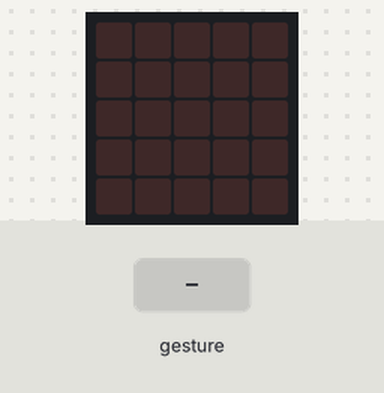
The program below on a simulated BBC micro:bit (MakeCode). Parts: the board's 5×5 LED display. The test bench sets the inputs (shaded band). A tilt is held for 1.5 s and a shake lasts 1 s, then the board lies face up again.

Above: at 1.2 s.
1.3 s: gesture 'shake'
At 1.7 s:
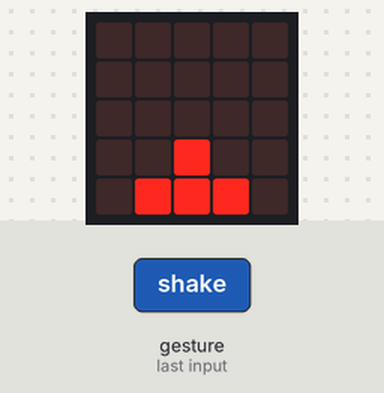
4.3 s: gesture 'tilt right'
At 4.6 s:
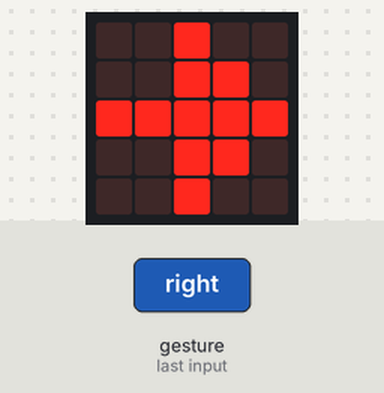
7.3 s: gesture 'tilt left'
At 7.7 s:
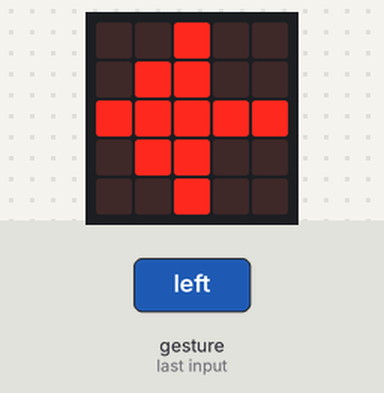
Timing chart, 0 to 10.3 s (numbered marks = the images above; inputs shaded):
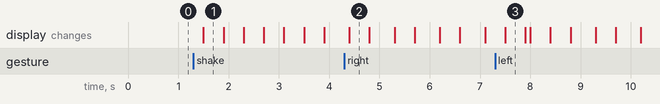

The program:

main.ts
```typescript
input.onGesture(Gesture.TiltRight, function () {
    for (let index = 0; index < 5; index++) {
        basic.showLeds(`
            . . # . .
            . . # # .
            # # # # #
            . . # # .
            . . # . .
            `)
        basic.clearScreen()
        basic.pause(500)
    }
})
input.onGesture(Gesture.Shake, function () {
    basic.showLeds(`
        . . . . .
        . . . . .
        . . . . .
        . . # . .
        . # # # .
        `)
    basic.clearScreen()
    basic.showLeds(`
        . . . . .
        . . . . .
        . . # . .
        . # # # .
        # # # # #
        `)
    basic.clearScreen()
    basic.showLeds(`
        . . . . .
        . . # . .
        . # # # .
        # # # # #
        . . . . .
        `)
    basic.clearScreen()
    basic.showLeds(`
        . . # . .
        . # # # .
        # # # # #
        . . . . .
        . . . . .
        `)
    basic.clearScreen()
    basic.showLeds(`
        . # # # .
        # # # # #
        . . . . .
        . . . . .
        . . . . .
        `)
    basic.clearScreen()
    basic.showLeds(`
        # # # # #
        . . . . .
        . . . . .
        . . . . .
        . . . . .
        `)
    basic.clearScreen()
})
input.onGesture(Gesture.TiltLeft, function () {
    for (let index = 0; index < 4; index++) {
        basic.showLeds(`
            . . # . .
            . # # . .
            # # # # #
            . # # . .
            . . # . .
            `)
        basic.clearScreen()
        basic.pause(500)
    }
})
```

test.ts
```typescript
// aquí va el archivo "tests"; esto no se compilará cuando este paquete se utilice como una extensión.
```

Measured:
- after the input at 1.3 s, the display: changes after 0.20 s (image 1)
- after the input at 4.3 s, the display: changes after 0.10 s (image 2)
- after the input at 7.3 s, the display: changes after 0.20 s (image 3)
- what the display in image 1 shows lasts 0.4 s, from 1.5 s to 1.9 s
